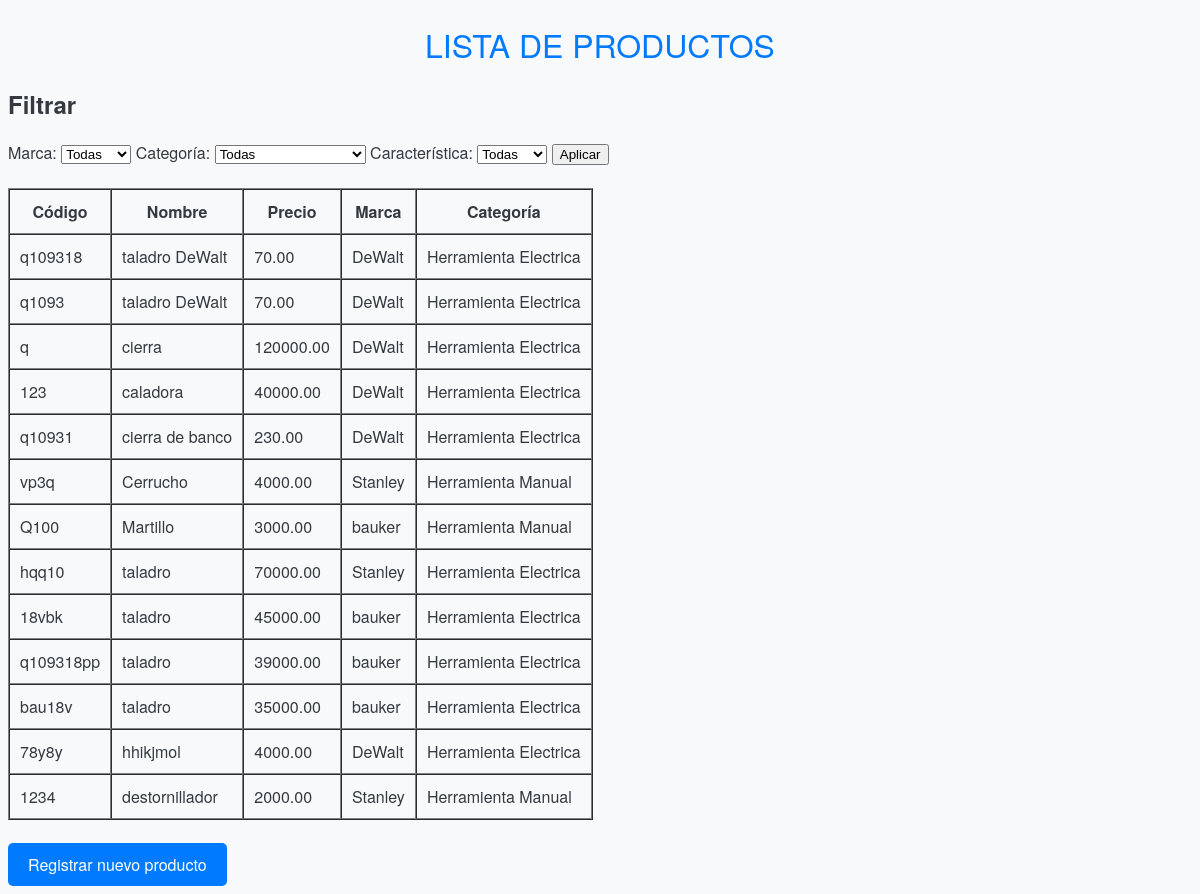
/productos/, run on the app's committed database.
### app/models.py (models this page shows, shortened)
class Producto(models.Model):
    codigo = models.CharField(max_length=10, unique=True)
    nombre = models.CharField(max_length=100)
    precio = models.DecimalField(max_digits=10, decimal_places=2)
    marca = models.ForeignKey('Marca', on_delete=models.SET_NULL, null=True)
    categoria = models.ForeignKey('Categoria', on_delete=models.SET_NULL, null=True)
    caracteristicas = models.ManyToManyField('Caracteristica')

class Marca(models.Model):
    nombre = models.CharField(max_length=100)

class Categoria(models.Model):
    nombre = models.CharField(max_length=100)

### app/views.py (the view)
# urls.py: path('', views.listar_productos, name='listar_productos'),
def listar_productos(request):
    productos = Producto.objects.all()
    marcas = Marca.objects.all()
    categorias = Categoria.objects.all()
    caracteristicas = Caracteristica.objects.all()
    marca_id = request.GET.get('marca')
    categoria_id = request.GET.get('categoria')
    caracteristica_id = request.GET.get('caracteristica')
    if marca_id:
        productos = productos.filter(marca_id=marca_id)
    if categoria_id:
        productos = productos.filter(categoria_id=categoria_id)
    if caracteristica_id:
        productos = productos.filter(caracteristicas__id=caracteristica_id)
    return render(request, 'consulta.html', {
        'productos': productos,
        'marcas': marcas,
        'categorias': categorias,
        'caracteristicas': caracteristicas
    })

### app/templates/consulta.html (shortened to what this page needs)
{% load static %}
<!DOCTYPE html>
<html lang="es">
<head>
    <link rel="stylesheet" href="{% static 'styles.css' %}">
</head>
<body>
    <h1>Lista de Productos</h1>
    <h2>Filtrar</h2>
    <form method="GET" action=".">
        <label for="marca">Marca:</label>
        <select name="marca" id="marca">
            <option value="">Todas</option>
        </select>
        <label for="categoria">Categoría:</label>
        <select name="categoria" id="categoria">
            <option value="">Todas</option>
        </select>
        <label for="caracteristica">Característica:</label>
        <select name="caracteristica" id="caracteristica">
            <option value="">Todas</option>
        </select>
        <input type="submit" value="Aplicar">
    </form>
    <br>
    <table border="1" cellspacing="0" cellpadding="10">
        <thead>
            <tr>
                <th>Código</th>
                <th>Nombre</th>
                <th>Precio</th>
                <th>Marca</th>
                <th>Categoría</th>
            </tr>
        </thead>
        <tbody>
            {% for producto in productos %}
            <tr>
                <td>{{ producto.codigo }}</td>
                <td>{{ producto.nombre }}</td>
                <td>{{ producto.precio }}</td>
                <td>{{ producto.marca.nombre }}</td>
                <td>{{ producto.categoria.nombre }}</td>
            </tr>
            {% empty %}
            <tr>
                <td colspan="5">No hay productos disponibles</td>
            </tr>
            {% endfor %}
        </tbody>
    </table>
    <br>
    <a href="{% url 'registro_producto' %}" class="btn-custom">Registrar nuevo producto</a>
</body>
</html>

### app/static/styles.css (style rules this page uses)
body { background-color: #f8f9fa; font-family: 'Helvetica Neue', Arial, sans-serif; color: #343a40; }
h1 { color: #007bff; text-align: center; margin-bottom: 20px; font-weight: 500; text-transform: uppercase; }
.btn-custom { display: inline-block; padding: 10px 20px; background-color: #007bff; color: white; text-align: center; text-decoration: none; border-radius: 5px; font-size: 16px; transition: background-color 0.3s ease; }

### data on the page
Producto: codigo "q109318", nombre "taladro DeWalt", precio "70.00", marca.nombre "DeWalt", categoria.nombre "Herramienta Electrica"
Producto: codigo "q1093", nombre "taladro DeWalt", precio "70.00", marca.nombre "DeWalt", categoria.nombre "Herramienta Electrica"
Producto: codigo "q", nombre "cierra", precio "120000.00", marca.nombre "DeWalt", categoria.nombre "Herramienta Electrica"
Producto: codigo "123", nombre "caladora", precio "40000.00", marca.nombre "DeWalt", categoria.nombre "Herramienta Electrica"
Producto: codigo "q10931", nombre "cierra de banco", precio "230.00", marca.nombre "DeWalt", categoria.nombre "Herramienta Electrica"
Producto: codigo "vp3q", nombre "Cerrucho", precio "4000.00", marca.nombre "Stanley", categoria.nombre "Herramienta Manual"
Producto: codigo "Q100", nombre "Martillo", precio "3000.00", marca.nombre "bauker", categoria.nombre "Herramienta Manual"
Producto: codigo "hqq10", nombre "taladro", precio "70000.00", marca.nombre "Stanley", categoria.nombre "Herramienta Electrica"
Producto: codigo "18vbk", nombre "taladro", precio "45000.00", marca.nombre "bauker", categoria.nombre "Herramienta Electrica"
Producto: codigo "q109318pp", nombre "taladro", precio "39000.00", marca.nombre "bauker", categoria.nombre "Herramienta Electrica"
Producto: codigo "bau18v", nombre "taladro", precio "35000.00", marca.nombre "bauker", categoria.nombre "Herramienta Electrica"
Producto: codigo "78y8y", nombre "hhikjmol", precio "4000.00", marca.nombre "DeWalt", categoria.nombre "Herramienta Electrica"
Producto: codigo "1234", nombre "destornillador", precio "2000.00", marca.nombre "Stanley", categoria.nombre "Herramienta Manual"
